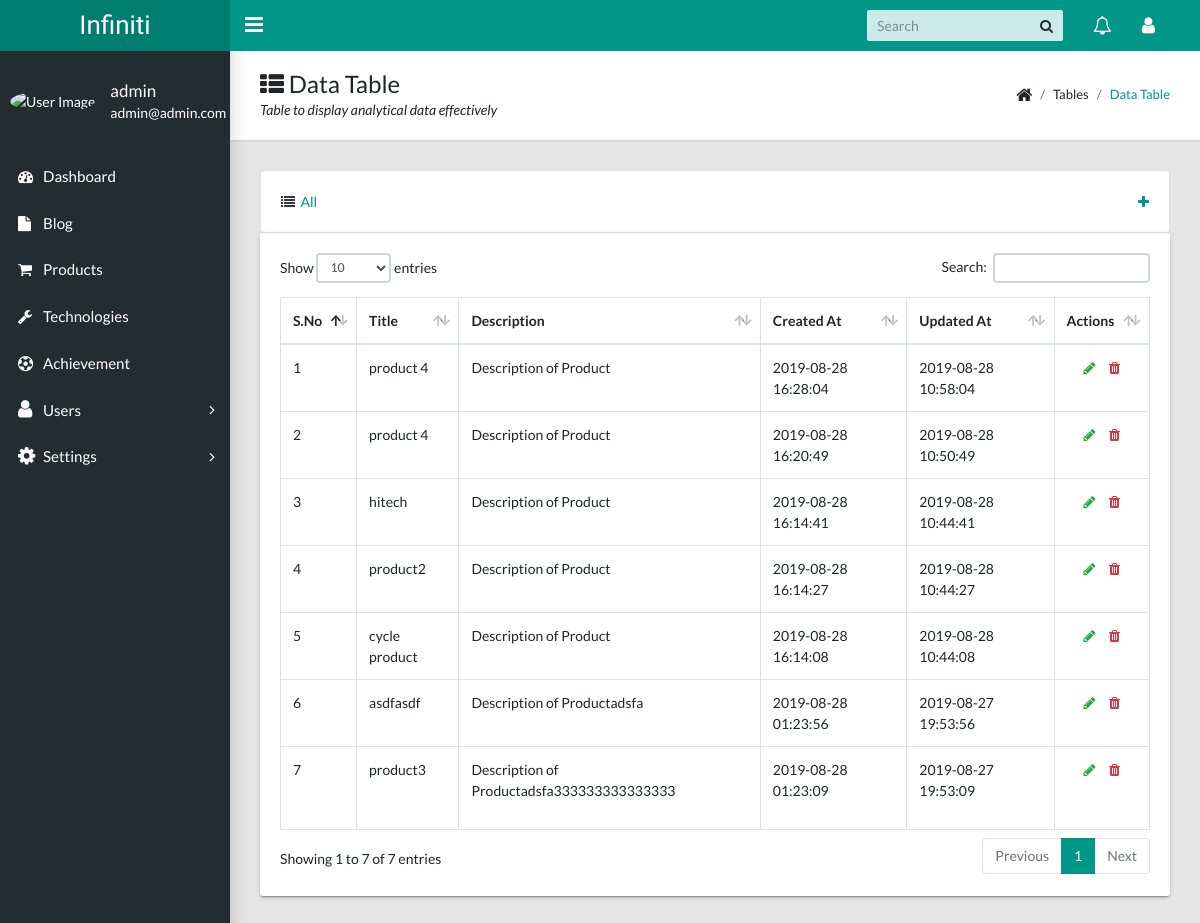
The app's page /admin/product_all.php (signed in) with its own data.
### tables this page shows
CREATE TABLE `products` (
  `id` int(11) NOT NULL,
  `title` text,
  `description` text,
  `image` varchar(191) DEFAULT NULL,
  `created_at` datetime DEFAULT NULL,
  `updated_at` timestamp NULL DEFAULT CURRENT_TIMESTAMP,
  `deleted_at` datetime DEFAULT NULL
);

### admin/Helper.php (called while the page is built, shortened)
<?php
class Admin {
    public static function getProducts($Conn){
        $data = [];
        $query = "SELECT * FROM `products` ORDER BY `id` DESC ";
        if ($result = $Conn->query($query)){
            $data = $result;
        }
        return $data;
    }
    public static function getAdminData($Conn){
        $data = [];
        $query = "SELECT * FROM `admins` WHERE  `email` ='".$_SESSION['UserName']."' AND `password` = '".$_SESSION['PassWord']."'";
        if ($result = $Conn->query($query)){
            if ($result->num_rows > 0){
                while($row = $result->fetch_array()){
                    $data = $row;
                }
            }
        }
        return $data;
    }
}

### admin/product_all.php (the view, shortened to what this page needs)
<!DOCTYPE html>
<html lang="en">
<head>
    <?php include "head.php";
    $Products = Admin::getProducts($mysqli);
    ?>
</head>
<body class="app sidebar-mini rtl">
<?php include "header.php"; ?>
<?php include "sidebar.php"; ?>
<main class="app-content">
    <div class="app-title">
        <div>
            <h1><i class="fa fa-th-list"></i> Data Table</h1>
            <p>Table to display analytical data effectively</p>
        </div>
        <ul class="app-breadcrumb breadcrumb side">
            <li class="breadcrumb-item"><i class="fa fa-home fa-lg"></i></li>
            <li class="breadcrumb-item">Tables</li>
            <li class="breadcrumb-item active"><a href="#">Data Table</a></li>
        </ul>
    </div>
    <div class="row">
        <div class="col-md-12">
            <div class="card">
                <div class="card-body">
                    <a href="<?php echo BASE.'admin/product_all.php';?>" class="fa-pull-left"><i class="fa fa-list text-dark"></i> &nbsp;All</a>
                    <a href="<?php echo BASE.'admin/product_create.php'; ?>" class="pull-right"><i class="fa fa-plus text-primary"></i></a>
                </div>
            </div>
        </div>
    </div>
    <div class="row">
        <div class="col-md-12">
            <div class="tile">
                <div class="tile-body table-responsive">
                    <table class="table table-hover table-bordered" id="sampleTable">
                        <thead>
                        <tr>
                            <th>S.No</th>
                            <th>Title</th>
                            <th>Description</th>
                            <th>Created At</th>
                            <th>Updated At</th>
                            <th>Actions</th>
                        </tr>
                        </thead>
                        <tbody>
                        <?php $i = 1; while ($row = $Products->fetch_array()){ ?>
                            <tr>
                                <td><?php echo $i++ ?></td>
                                <td><?php echo $row['title'] ?></td>
                                <td><?php echo $row['description'] ?></td>
                                <td><?php echo $row['created_at'] ?></td>
                                <td><?php echo $row['updated_at'] ?></td>
                                <td>
                                    <center>
                                        <a href="<?php echo BASE.'admin/product_edit.php?id='.$row['id']; ?>"><i class="fa fa-pencil text-success"></i></a>
                                        <a href="#"><i class="fa fa-trash text-danger"></i></a>
                                    </center>
                                </td>
                            </tr>
                        <?php } ?>
                        </tbody>
                    </table>
                </div>
            </div>
        </div>
    </div>
</main>
</body>
</html>

### admin/sidebar.php (shortened to what this page needs)
<?php $AdminData = Admin::getAdminData($mysqli); ?>
<aside class="app-sidebar">
    <div class="app-sidebar__user"><img class="app-sidebar__user-avatar" src="https://s3.amazonaws.com/uifaces/faces/twitter/jsa/48.jpg" alt="User Image">
        <div>
            <p class="app-sidebar__user-name"><?php echo $AdminData['name'] ?></p>
            <p class="app-sidebar__user-designation"><?php echo $AdminData["email"] ?> </p>
        </div>
    </div>
    <ul class="app-menu">
        <li>
            <a class="app-menu__item" href="<?php echo BASE."admin/dashboard.php"; ?>">
                <i class="app-menu__icon fa fa-dashboard"></i>
                <span class="app-menu__label">Dashboard</span>
            </a>
        </li>
        <li>
            <a class="app-menu__item" href="<?php echo BASE."admin/blog_all.php"; ?>">
                <i class="app-menu__icon fa fa-file"></i>
                <span class="app-menu__label">Blog</span>
            </a>
        </li>
        <li>
            <a class="app-menu__item" href="<?php echo BASE."admin/product_all.php"; ?>">
                <i class="app-menu__icon fa fa-shopping-cart"></i>
                <span class="app-menu__label">Products</span>
            </a>
        </li>
        <li>
            <a class="app-menu__item" href="<?php echo BASE."admin/technology_all.php"; ?>">
                <i class="app-menu__icon fa fa-wrench"></i>
                <span class="app-menu__label">Technologies</span>
            </a>
        </li>
        <li>
            <a class="app-menu__item" href="<?php echo BASE."admin/achievement_all.php"; ?>">
                <i class="app-menu__icon fa fa-soccer-ball-o"></i>
                <span class="app-menu__label">Achievement</span>
            </a>
        </li>
        <li class="treeview">
            <a class="app-menu__item" href="#" data-toggle="treeview">
                <i class="app-menu__icon fa fa-user fa-lg"></i>
                <span class="app-menu__label">Users</span>
                <i class="treeview-indicator fa fa-angle-right"></i>
            </a>
        </li>
        <li class="treeview">
            <a class="app-menu__item" href="#" data-toggle="treeview">
                <i class="app-menu__icon fa fa-cog fa-lg"></i>
                <span class="app-menu__label">Settings</span>
                <i class="treeview-indicator fa fa-angle-right"></i>
            </a>
        </li>
    </ul>
</aside>

### records on screen
products: title "product 4", description "Description of Product", created_at "2019-08-28 16:28:04", updated_at "2019-08-28 10:58:04"
products: title "product 4", description "Description of Product", created_at "2019-08-28 16:20:49", updated_at "2019-08-28 10:50:49"
products: title "hitech", description "Description of Product", created_at "2019-08-28 16:14:41", updated_at "2019-08-28 10:44:41"
products: title "product2", description "Description of Product", created_at "2019-08-28 16:14:27", updated_at "2019-08-28 10:44:27"
products: title "cycle product", description "Description of Product", created_at "2019-08-28 16:14:08", updated_at "2019-08-28 10:44:08"
products: title "asdfasdf", description "Description of Productadsfa", created_at "2019-08-28 01:23:56", updated_at "2019-08-27 19:53:56"
products: title "product3", description "Description of Productadsfa333333333333333", created_at "2019-08-28 01:23:09", updated_at "2019-08-27 19:53:09"

### other values on screen
$CmsData['title'] "Infiniti"
$AdminData['name'] "admin"
$AdminData["email"] "admin@admin.com"
